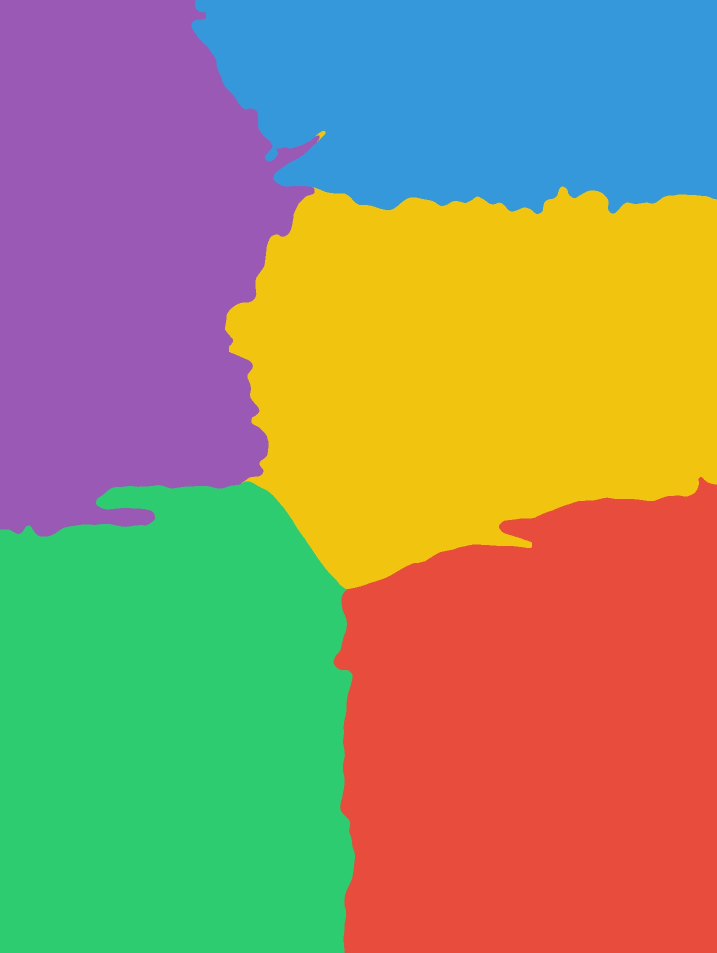
#> input picture example1/iteration_3/a_segments.jpg, 1434 x 1905 px (shown at 1/2 size)
$ python -i object_separation.py   (imports and definitions only)
#> lines starting #> are read from the running program, lines starting #| are printed output that depends on the picture
"""
object_separation.py — iteration 3
------------------------------------
Key change: switch from RGB to LAB color space and weight L (lightness) very low.
L = brightness/lighting — almost irrelevant for identifying what object a pixel belongs to.
a = green-red axis  }  these two encode actual object color, lighting-invariant
b = blue-yellow axis}

Features per pixel: (L*0.1, a*1.0, b*1.0, X*0.5, Y*0.5)
This means two pixels of the same object color will cluster together
even if one is in shadow and the other is in bright light.

Pre-blur still applied to flatten fine texture within objects.
Median filter still applied to clean up remaining speckles.
"""

import numpy as np
import cv2
from scipy.ndimage import median_filter

DIR_IN  = "C:/Users/coles/Desktop/editor"
DIR_OUT = "C:/Users/coles/Desktop/editor/iteration_3"

K         = 5
L_WEIGHT  = 0.1   # nearly ignore brightness
AB_WEIGHT = 1.0   # full weight on color-opponent channels
SPATIAL_W = 0.5
BLUR_K    = 31
LABEL_MED = 25

# ── I/O ───────────────────────────────────────────────────────────────────────

def load(name):
    img = cv2.imread(f"{DIR_IN}/{name}.jpg")
    return cv2.cvtColor(img, cv2.COLOR_BGR2RGB)

# [4 lines left out: function save, not called in this run]

# ── segmentation ──────────────────────────────────────────────────────────────

def segment(img, k=K):
#> called with k = 5
    h, w = img.shape[:2]
#> h = 1905; w = 1434

    # Pre-blur to flatten texture
    blurred = cv2.GaussianBlur(img, (BLUR_K, BLUR_K), 0)

    # Convert to LAB — L in [0,100], a and b in [-127,127]
    lab = cv2.cvtColor(blurred, cv2.COLOR_RGB2LAB).astype(np.float32)
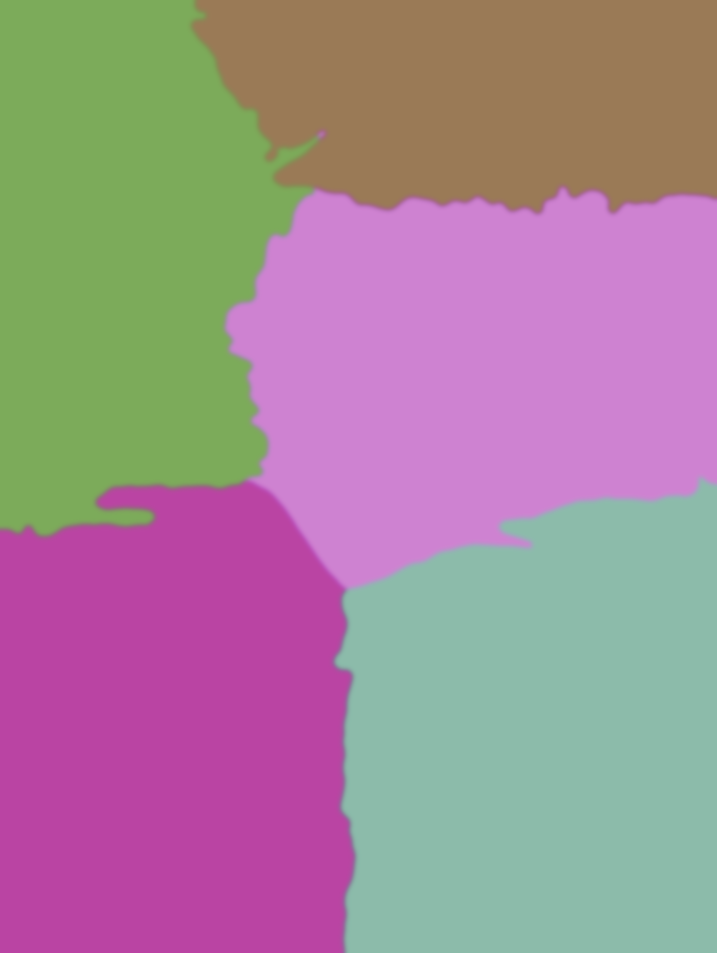
#> lab: shape (1905, 1434, 3) float32 (shown at 1/2 size); mean R, G, B 163.3, 135.6, 148.6
    L = lab[..., 0] / 100.0  * L_WEIGHT   # normalize + downweight
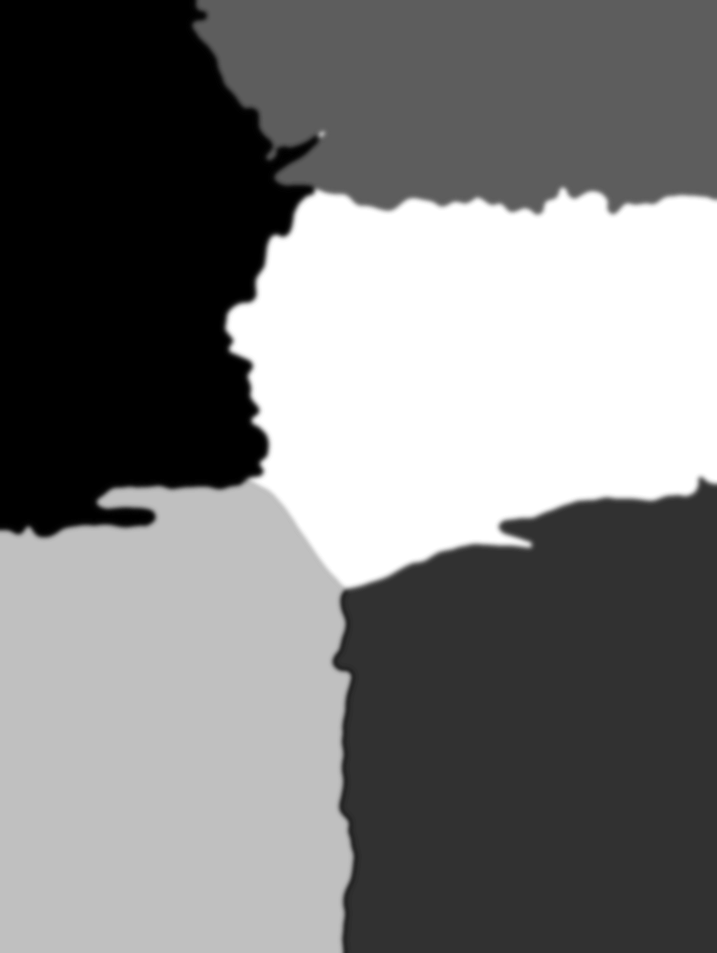
#> L: shape (1905, 1434) float32 (shown at 1/2 size); min 0.124, max 0.206, mean 0.164; drawn with min black and max white
    a = lab[..., 1] / 127.0  * AB_WEIGHT  # normalize
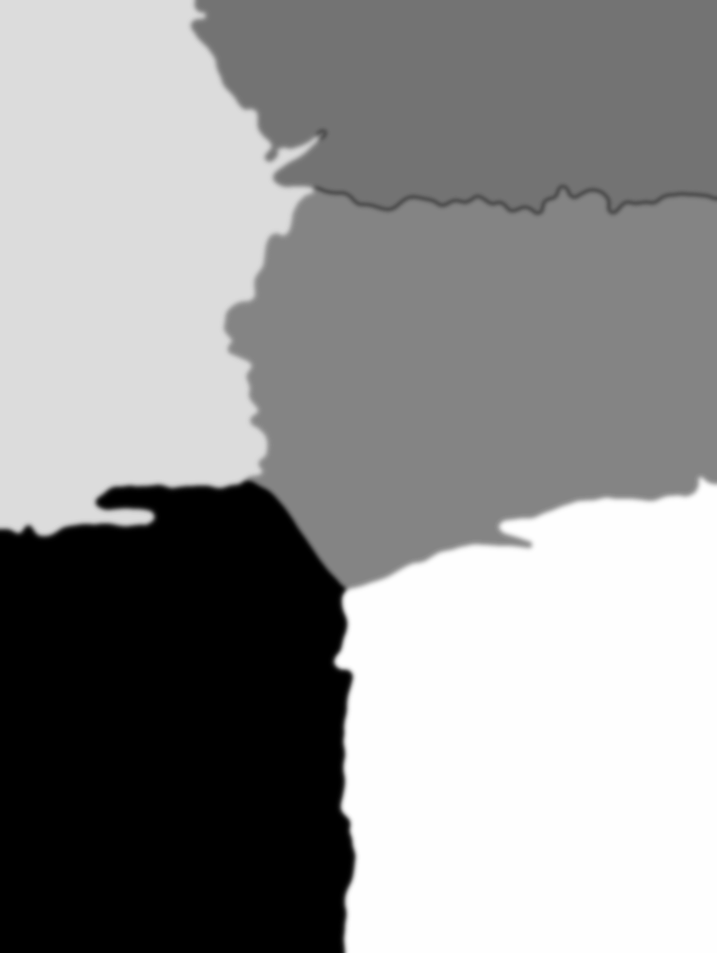
#> a: shape (1905, 1434) float32 (shown at 1/2 size); min 0.535, max 1.47, mean 1.07; drawn with min black and max white
    b = lab[..., 2] / 127.0  * AB_WEIGHT  # normalize
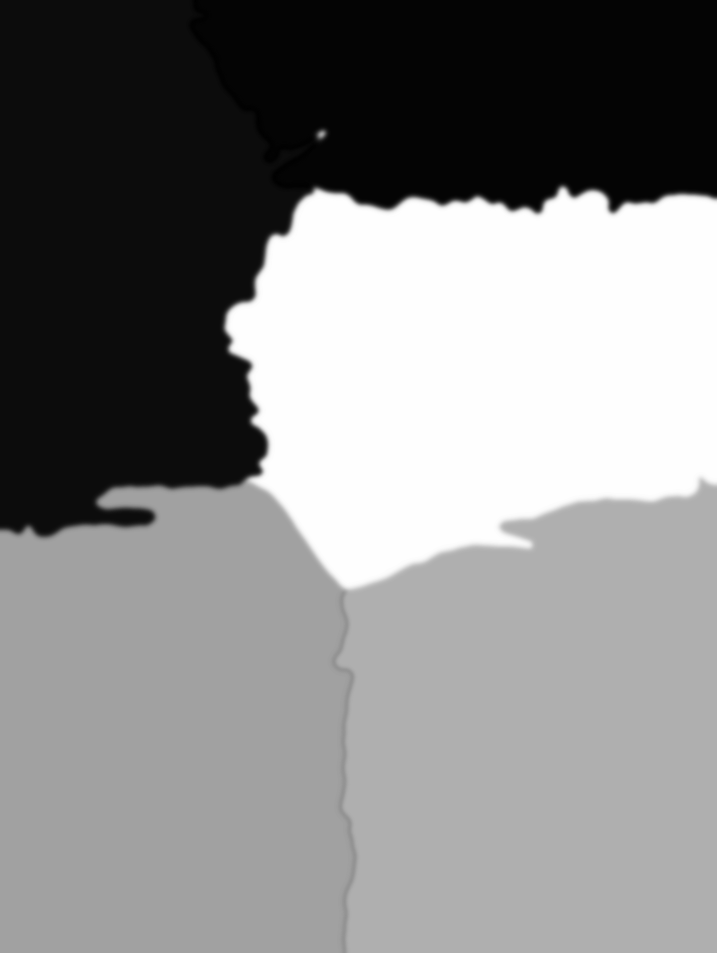
#> b: shape (1905, 1434) float32 (shown at 1/2 size); min 0.661, max 1.65, mean 1.19; drawn with min black and max white

    # Spatial coords
    ys, xs = np.mgrid[0:h, 0:w]
    xn = xs.astype(np.float32) / (w - 1) * SPATIAL_W
    yn = ys.astype(np.float32) / (h - 1) * SPATIAL_W

    feats = np.stack([L, a, b, xn, yn], axis=2).reshape(-1, 5)

    criteria = (cv2.TERM_CRITERIA_EPS + cv2.TERM_CRITERIA_MAX_ITER, 60, 0.05)
    _, labels_flat, centers = cv2.kmeans(
        feats, k, None, criteria, 10, cv2.KMEANS_PP_CENTERS
    )
#> centers = [[0.186, 0.538, 1.29, 0.121, 0.384], [0.124, 1.35, 0.712, 0.0865, 0.136], [0.141, 1.48, 1.33, 0.376, 0.388], [0.204, 1.03, 1.63, 0.334, 0.193], [0.153, 0.959, 0.681, 0.332, 0.0512]]
    labels = labels_flat.reshape(h, w)
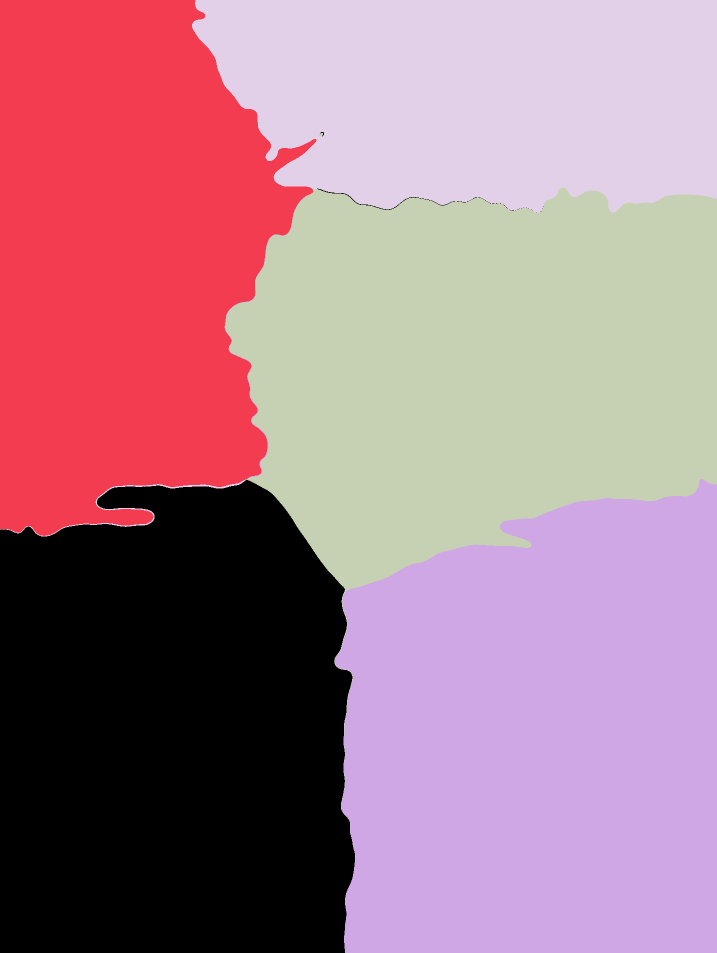
#> labels: shape (1905, 1434) int32 (shown at 1/2 size); 5 distinct labels, from 0 to 4; one colour per label, 0 black
    labels = median_filter(labels, size=LABEL_MED)
#> labels: shape (1905, 1434) int32; 5 distinct labels, from 0 to 4
    return labels

# ── visualization ─────────────────────────────────────────────────────────────

PALETTE = np.array([
    [231,  76,  60],
    [ 52, 152, 219],
    [ 46, 204, 113],
    [241, 196,  15],
    [155,  89, 182],
    [ 26, 188, 156],
], dtype=np.uint8)

# [6 lines left out: function colorize_labels, not called in this run]

# ── per-cluster filters ───────────────────────────────────────────────────────

def bw(r):
    g = np.mean(r, axis=2, keepdims=True).astype(np.uint8)
    return np.repeat(g, 3, axis=2)

# [24 lines left out: functions sepia, saturate, cool, warm, not called in this run]

FILTERS = [bw, sepia, saturate, cool, warm]

# [8 lines left out: function apply_filters, not called in this run]

# ── main ──────────────────────────────────────────────────────────────────────

# [8 lines not run here, left out]

>>> import cv2
>>> picture = cv2.cvtColor(cv2.imread('a_segments.jpg'), cv2.COLOR_BGR2RGB)
>>> result = segment(picture)
